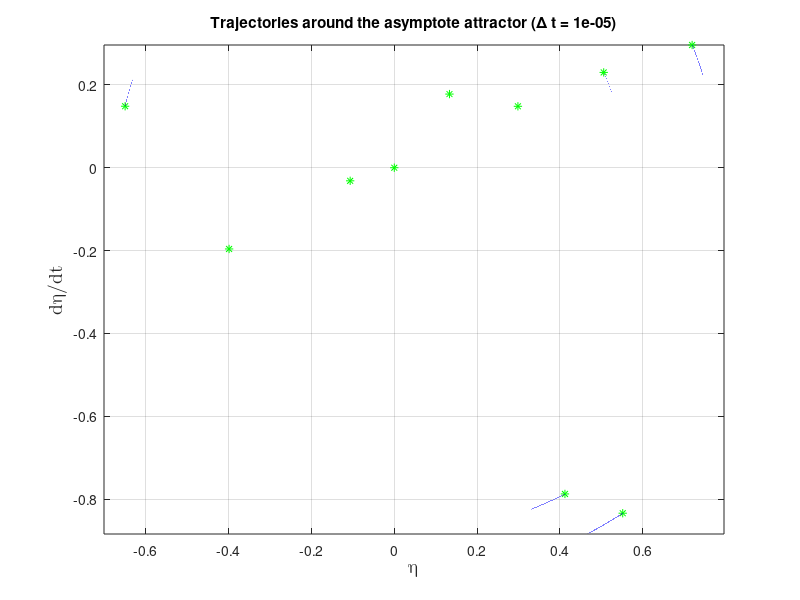

MATLAB code to generate this figure:
function FST01_self_excited_oscillation
clear all;
close all;

%% close parallel mode
%core_number=2;
%parpool('local',core_number);

%% parameters definition
global h
% ��ֵ����
m = 10;
%rng(100);
% ��ֵ��Χ
xoc = 0; % center location
yoc = 0;
roin_init = 0.0;   % inner radius for generation
rout_init = 1.0;  % outer radius for generation
phil_init = 0*pi; % lower bound of angle
phir_init = 2*pi; % upper bound of angle
xohw_bound = 8;  % half width for visualization
yohw_bound = 6;
% ��������
n = 1e4;
% ��������
h = 1e-5;

%% core iteration
tic
x = zeros(n,2);
for i = 1:m
  k = 1;
  ro_init = roin_init+(rout_init-roin_init)*(i-1)/(m-1);
  phio_init = phil_init + rand*(phir_init-phil_init);
  x(k,1) = xoc + ro_init*cos(phio_init);
  x(k,2) = yoc + ro_init*sin(phio_init);
  plot(x(k,1),x(k,2),'g*');
  hold on
  while(abs(x(k,1)-xoc)<= xohw_bound && ...
        abs(x(k,2)-yoc)<=yohw_bound && k<=n)
    k = k+1;
    [dx,dy] = dxdt2(x(k-1,1),x(k-1,2));
    x(k,1) = x(k-1,1) + dx;
    x(k,2) = x(k-1,2) + dy;
  end
  plot(x(1:k-1,1),x(1:k-1,2),'b-');
  hold on
end
toc

%% plot the trajectories
% for regular fixed points
%plot(xoc,yoc,'ro');
%hold on
%titler = sprintf('%s%s%s',num2str(roin_init,4),'<\delta r_{init}<',num2str(rout_init,4));
%titlephi = sprintf('%s%s%s%s',num2str(phil_init/pi,2),'\pi<\phi_{init}<',num2str(phir_init/pi,2),'\pi');
%title(sprintf('%s%s%s%s%s%s','Trajectories around \eta_0 (',titler,', ',titlephi,')'),'FontName','Cambria Math','FontSize',14);
% for asymptote attactors
title(sprintf('%s%s%s','Trajectories around the asymptote attractor (\Delta t = ',num2str(h),')'));
xlabel('\eta','FontName','Cambria Math','FontSize',14);
ylabel('d\eta/dt','FontName','Cambria Math','FontSize',14);
axis equal;
grid on;

%% close parallel mode
%delete(gcp('nocreate'));
end

%% 4-order Runge-Kutta method
function [dx,dy] = dxdt2(x,y)
global h

K1 = f21(x,y);
K2 = f21(x + h*K1/2,y + h*K1/2);
K3 = f21(x + h*K2/2,y + h*K2/2);
K4 = f21(x + h*K3,y + h*K3);

L1 = f22(x,y);
L2 = f22(x + h*L1/2,y + h*L1/2);
L3 = f22(x + h*L2/2,y + h*L2/2);
L4 = f22(x + h*L3,y + h*L3);

dx = (K1 + 2*K2 + 2*K3 + K4)*h/6;
dy = (L1 + 2*L2 + 2*L3 + L4)*h/6;
end

%% definition of the time-invariant system
function g=f21(x,y)
g = y;
end
function g=f22(x,y)
g = -x*(1-x*x*(0.020069-0.000069444*x*x)) ...
    -0.02*y*(1-y*y*(1.1-0.1*y*y));
end